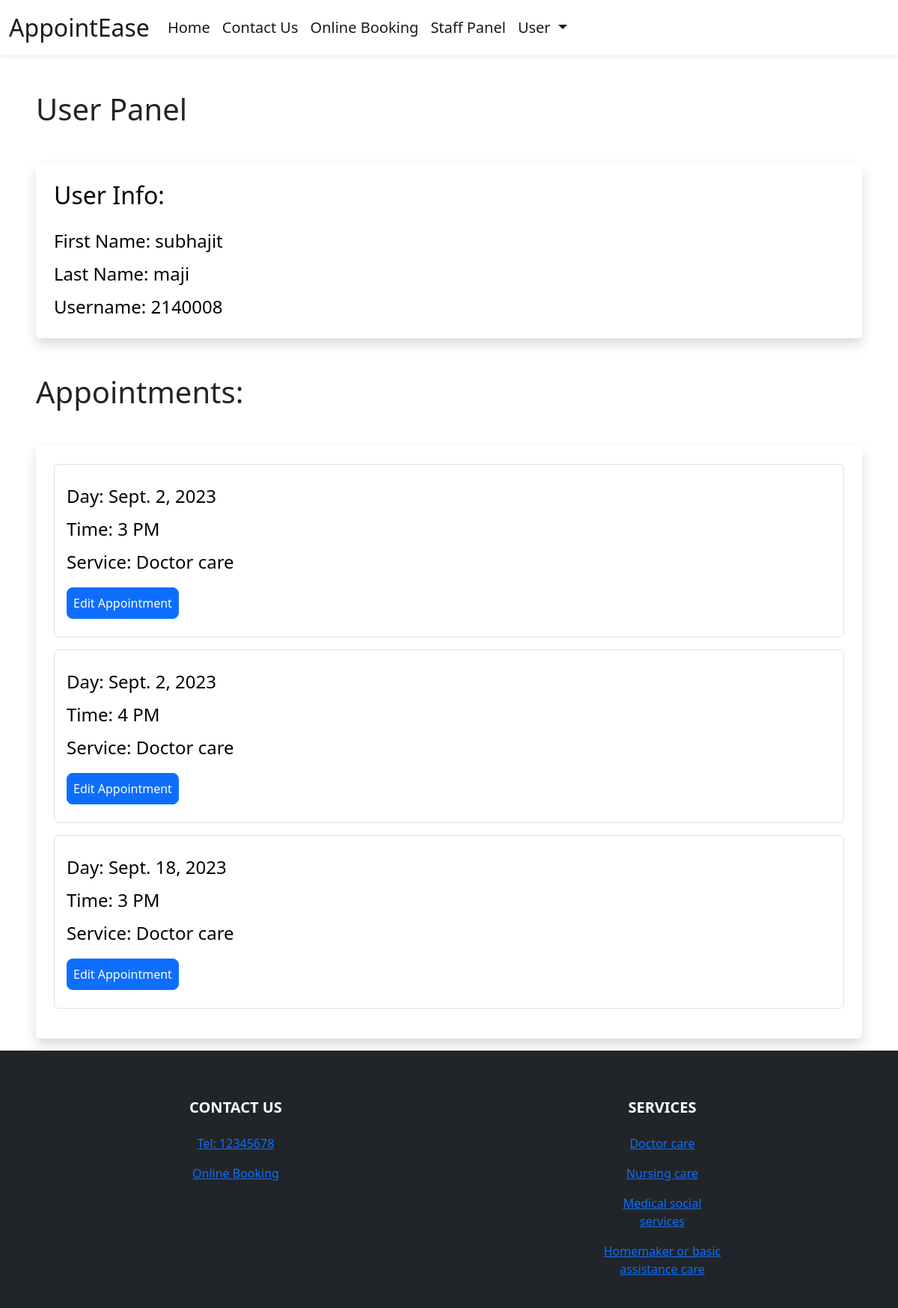
The app's page /user-panel (signed in) with its own data.
### booking/models.py (models this page shows, shortened)
class Appointment(models.Model):
    user = models.ForeignKey(User, on_delete=models.CASCADE, null=True, blank=True)
    service = models.CharField(max_length=50, choices=SERVICE_CHOICES, default="Doctor care")
    day = models.DateField(default=datetime.now)
    time = models.CharField(max_length=10, choices=TIME_CHOICES, default="3 PM")
    time_ordered = models.DateTimeField(default=datetime.now, blank=True)

### booking/views.py (the view)
# urls.py: path('user-panel', views.userPanel, name='userPanel'),
def userPanel(request):
    user = request.user
    appointments = Appointment.objects.filter(user=user).order_by('day', 'time')
    return render(request, 'userPanel.html', {
        'user':user,
        'appointments':appointments,
    })

### booking/templates/userPanel.html (shortened to what this page needs)
{% extends 'layout.html' %}
{% load static %}
{% block body %}
{% if user.is_authenticated %}
<h1 class=" ms-5 mt-5 ">User Panel</h1>
<div class="shadow p-4 mb-5 bg-body bg-body rounded text-black  m-5 ">
    <h2 class="">User Info:</h2>
    <ul class="list-group fs-4 mt-3">
            <li class="list-group mt-2">First Name: {{ user.first_name }}</li>
            <li class="list-group mt-2">Last Name: {{ user.last_name }}</li>
            <li class="list-group mt-2">Username: {{ user.username }}</li>
    </ul>
</div>
{% if appointments.count > 0 %}
<div class="mt-5 ">
    <h1 class=" ms-5">Appointments:</h1>
    <div class="shadow p-4 mb-3 bg-body bg-body rounded text-black  m-5">
        {% for appointment in appointments %}
        <div class="list-group fs-4 border p-3 mb-3">
            <p class="list-group mt-2">Day: {{ appointment.day }}</p>
            <p class="list-group mt-2">Time: {{ appointment.time }}</p>
            <p class="list-group mt-2">Service: {{ appointment.service }}</p>
            <div class="mt-3 mb-2">
                <a class="btn btn-primary rounded-3 p-2" href="{% url 'userUpdate' appointment.id %}">Edit Appointment</a>
            </div>
        </div>
        {% endfor %}
    </div>
</div>
{% endif %}
{% else %}
<div class="shadow p-4 mb-5 bg-body bg-body rounded text-black  m-5">
    <h1 class="p-2  ms-3">First Sign in!</h1>
    <a href="{% url 'login' %}" class="btn btn-primary text-white">Sign in</a>
</div>
{% endif %}
{% endblock %}

### booking/templates/layout.html (shortened to what this page needs)
{% load static %}
<!doctype html>
<html lang="en">
  <head>
    <link href="https://cdn.jsdelivr.net/npm/bootstrap@5.2.1/dist/css/bootstrap.min.css" rel="stylesheet">
  </head>
  <body>
    <header>
        <nav class="navbar bg-white navbar-white navbar-expand-lg shadow-sm">
            <div class="container-fluid">
                <a class="navbar-brand  cHover cGreen fs-2" href="{% url 'index' %}">
                    AppointEase
                </a>
                <div class="collapse navbar-collapse" id="navbarSupportedContent">
                    <ul class="navbar-nav mb-2 mb-lg-0  fs-5">
                        <li class="nav-item">
                            <a class="nav-link active cHover" aria-current="page" href="{% url 'index' %}">Home</a>
                        </li>
                        <li class="nav-item">
                            <a class="nav-link active cHover" href="#contact">Contact Us</a>
                        </li>
                        <li class="nav-item">
                            <a class="nav-link active cHover" href="{% url 'booking' %}">Online Booking</a>
                        </li>
                        {% if user.is_authenticated %}
                        <li class="nav-item">
                            <a class="nav-link active cHover" href="{% url 'staffPanel' %}">Staff Panel</a>
                        </li>
                        <li class="nav-item dropdown me-3 fs-5">
                            <a class="nav-link active dropdown-toggle cHover" href="#" role="button" data-bs-toggle="dropdown" aria-expanded="false">
                              User
                            </a>
                        </li>
                        {% else %}
                        <li class="nav-item me-3">
                            <a class="nav-link active cHover" href="{% url 'register' %}">Sign in/Sign Up</a>
                        </li>
                        {% endif %}
                    </ul>
                </div>
            </div>
        </nav>
    </header>
    {% block body %}
    {% endblock %}
    <footer class="bg-dark text-white">
        <div class="container-fluid pt-3">
            <section class="">
                <div class="container text-center text-md-start mt-5">
                  <div class="row mt-3 text-center">
                    <div class="col-md-2 col-lg-2 col-xl-2 mx-auto mb-4">
                        <h5 class="text-uppercase fw-bold mb-4 textGradient" id="contact">
                            Contact Us
                        </h5>
                        <p>
                            <a href="tel: 12345678" class=""><span class="cBlue">Tel: 12345678</span></a>
                        </p>
                        <p>
                            <a class="uLine cHover" href="{% url 'booking' %}" >Online Booking</a>
                        </p>
                    </div>
                    <div class="col-md-3 col-lg-2 col-xl-2 mx-auto mb-4">
                        <h5 class="text-uppercase fw-bold mb-4 textGradient">
                            Services
                        </h5>
                        <p>
                            <a href="#!" class="uLine">Doctor care</a>
                        </p>
                        <p>
                            <a href="#!" class="uLine">Nursing care</a>
                        </p>
                        <p>
                            <a href="#!" class="uLine">Medical social services</a>
                        </p>
                        <p>
                            <a href="#!" class="uLine">Homemaker or basic assistance care</a>
                        </p>
                    </div>
                  </div>
                </div>
              </section>
        </div>
    </footer>
  </body>
</html>

### records on screen
Appointment: day "Sept. 2, 2023", time "3 PM", service "Doctor care"
Appointment: day "Sept. 2, 2023", time "4 PM", service "Doctor care"
Appointment: day "Sept. 18, 2023", time "3 PM", service "Doctor care"

### other values on screen
{{ user.first_name }} "subhajit"
{{ user.last_name }} "maji"
{{ user.username }} "2140008"
